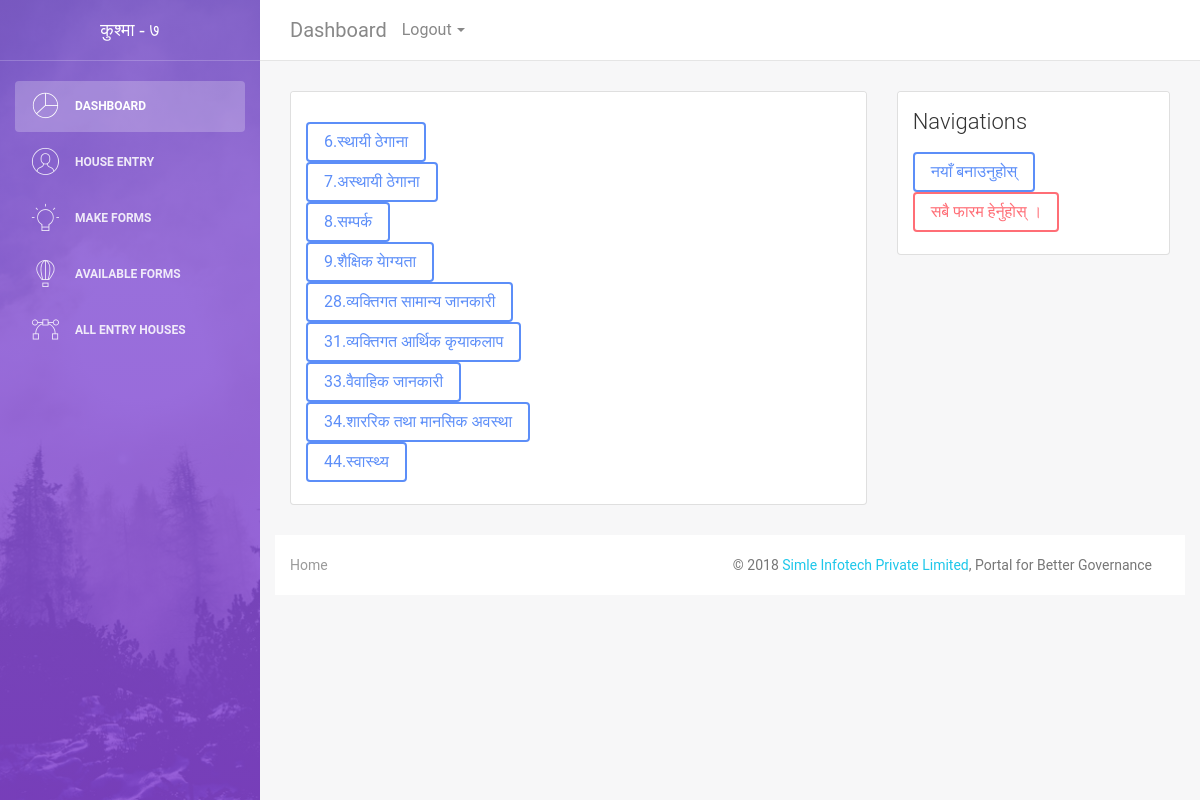
The app's page /forms/design/4/table/ with its own data.
### formentry/submodals/formGenerator.py (models this page shows)
class headings(models.Model):
    formID = models.ForeignKey(formValue, on_delete=models.CASCADE)
    tableName = models.TextField('Table Name (फारमभित्रको टेबलको हेडिङ्ग)')
    weight = models.IntegerField('Order', default=1)
    def __str__(self):
        return self.tableName;

### formentry/formviews.py (the view)
# urls.py: path('design/<int:id>/table/', formviews.tableindex, name='table_index'),
def tableindex(request,id):
    try:
        tables = headings.objects.filter(formID=id)
    except headings.DoesNotExist:
        redirect(request,'formentry:submit_tableindex',tid=0, formid=id)
    newLink = '/forms/design/'+str(id)+'/form/0/mytable'
    return render(request,'base_forms/list.html',{'new': newLink, 'list':tables, 'formid':id, 'tab_type':'table'})

### formentry/templates/base_forms/list.html (shortened to what this page needs)
{% extends 'entry_forms/user_forms.html' %}
{% block form-body %}
<div id="A">
  {% for member in list %}
  <div id="{{member.id}}">
    {% if tab_type %}
    <a href="{% url 'formentry:submit_tableindex' formid=formid tid=member.id %}" class="btn btn-primary" order={{member.weight}}>{{member.id}}.{{member}}</a>
    {% endif %}
  </div>
  {% endfor %}
</div>
{% endblock %}
{% block form-nav %}
{% if new %}
<a class="btn btn-primary" href="{{new}}">नयाँ बनाउनुहोस्</a>
{% endif %}
<a class="btn btn-danger" href="/forms/design/">सबै फारम हेर्नुहोस् । </a>
{% endblock %}

### records on screen
headings: id "6", tableName "स्थायी ठेगाना"
headings: id "7", tableName "अस्थायी ठेगाना"
headings: id "8", tableName "सम्पर्क"
headings: id "9", tableName "शैक्षिक याेग्यता"
headings: id "28", tableName "व्यक्तिगत सामान्य जानकारी"
headings: id "31", tableName "व्यक्तिगत आर्थिक कृयाकलाप"
headings: id "33", tableName "वैवाहिक जानकारी"
headings: id "34", tableName "शाररिक तथा मानसिक अवस्था"
headings: id "44", tableName "स्वास्थ्य"
